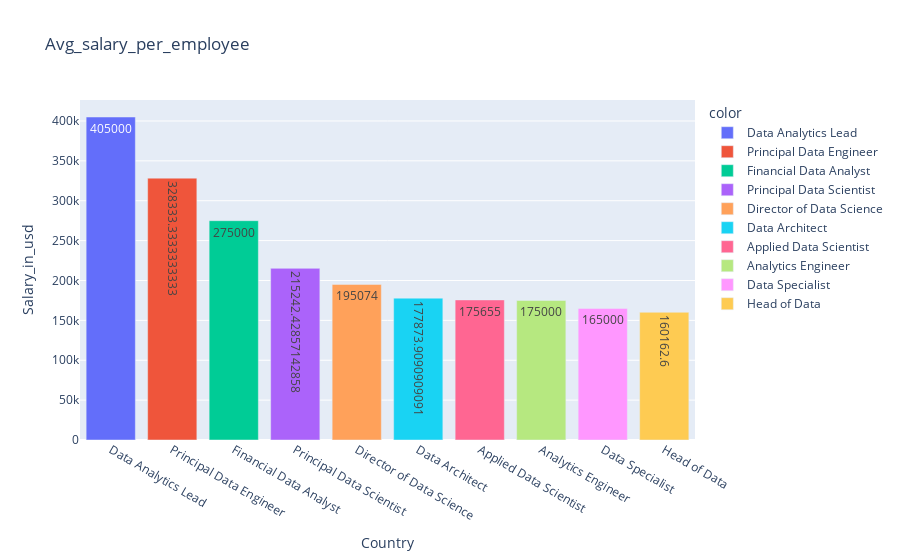

Write notebook code for a chart like this one.
### Code cell
# Determinamos el average salaries de los top 10 jobs de data science 

Avg_salaries_per_role=df.groupby(by='job_title')['salary_in_usd'].mean().sort_values(ascending=False).head(10)
fig=px.bar(x= Avg_salaries_per_role.index,
           y=  Avg_salaries_per_role.values,
           color= Avg_salaries_per_role.index,
           text= Avg_salaries_per_role.values,
           title=' Avg_salary_per_employee')
fig.update_layout(xaxis_title='Country',yaxis_title='Salary_in_usd')

### Figure 1 — Plotly figure (JSON) as saved in the notebook; plotly's stock layout.template omitted (floating-point values rounded to 4 significant figures)
{"data": [{"alignmentgroup": "True", "hovertemplate": "color=Data Analytics Lead<br>x=%{x}<br>y=%{y}<br>text=%{text}<extra></extra>", "legendgroup": "Data Analytics Lead", "marker": {"color": "#636efa", "pattern": {"shape": ""}}, "name": "Data Analytics Lead", "offsetgroup": "Data Analytics Lead", "orientation": "v", "showlegend": true, "text": [405000], "textposition": "auto", "type": "bar", "x": ["Data Analytics Lead"], "xaxis": "x", "y": [405000], "yaxis": "y"}, {"alignmentgroup": "True", "hovertemplate": "color=Principal Data Engineer<br>x=%{x}<br>y=%{y}<br>text=%{text}<extra></extra>", "legendgroup": "Principal Data Engineer", "marker": {"color": "#EF553B", "pattern": {"shape": ""}}, "name": "Principal Data Engineer", "offsetgroup": "Principal Data Engineer", "orientation": "v", "showlegend": true, "text": [328300.0], "textposition": "auto", "type": "bar", "x": ["Principal Data Engineer"], "xaxis": "x", "y": [328300.0], "yaxis": "y"}, {"alignmentgroup": "True", "hovertemplate": "color=Financial Data Analyst<br>x=%{x}<br>y=%{y}<br>text=%{text}<extra></extra>", "legendgroup": "Financial Data Analyst", "marker": {"color": "#00cc96", "pattern": {"shape": ""}}, "name": "Financial Data Analyst", "offsetgroup": "Financial Data Analyst", "orientation": "v", "showlegend": true, "text": [275000], "textposition": "auto", "type": "bar", "x": ["Financial Data Analyst"], "xaxis": "x", "y": [275000], "yaxis": "y"}, {"alignmentgroup": "True", "hovertemplate": "color=Principal Data Scientist<br>x=%{x}<br>y=%{y}<br>text=%{text}<extra></extra>", "legendgroup": "Principal Data Scientist", "marker": {"color": "#ab63fa", "pattern": {"shape": ""}}, "name": "Principal Data Scientist", "offsetgroup": "Principal Data Scientist", "orientation": "v", "showlegend": true, "text": [215200.0], "textposition": "auto", "type": "bar", "x": ["Principal Data Scientist"], "xaxis": "x", "y": [215200.0], "yaxis": "y"}, {"alignmentgroup": "True", "hovertemplate": "color=Director of Data Science<br>x=%{x}<br>y=%{y}<br>text=%{text}<extra></extra>", "legendgroup": "Director of Data Science", "marker": {"color": "#FFA15A", "pattern": {"shape": ""}}, "name": "Director of Data Science", "offsetgroup": "Director of Data Science", "orientation": "v", "showlegend": true, "text": [195074], "textposition": "auto", "type": "bar", "x": ["Director of Data Science"], "xaxis": "x", "y": [195074], "yaxis": "y"}, {"alignmentgroup": "True", "hovertemplate": "color=Data Architect<br>x=%{x}<br>y=%{y}<br>text=%{text}<extra></extra>", "legendgroup": "Data Architect", "marker": {"color": "#19d3f3", "pattern": {"shape": ""}}, "name": "Data Architect", "offsetgroup": "Data Architect", "orientation": "v", "showlegend": true, "text": [177900.0], "textposition": "auto", "type": "bar", "x": ["Data Architect"], "xaxis": "x", "y": [177900.0], "yaxis": "y"}, {"alignmentgroup": "True", "hovertemplate": "color=Applied Data Scientist<br>x=%{x}<br>y=%{y}<br>text=%{text}<extra></extra>", "legendgroup": "Applied Data Scientist", "marker": {"color": "#FF6692", "pattern": {"shape": ""}}, "name": "Applied Data Scientist", "offsetgroup": "Applied Data Scientist", "orientation": "v", "showlegend": true, "text": [175655], "textposition": "auto", "type": "bar", "x": ["Applied Data Scientist"], "xaxis": "x", "y": [175655], "yaxis": "y"}, {"alignmentgroup": "True", "hovertemplate": "color=Analytics Engineer<br>x=%{x}<br>y=%{y}<br>text=%{text}<extra></extra>", "legendgroup": "Analytics Engineer", "marker": {"color": "#B6E880", "pattern": {"shape": ""}}, "name": "Analytics Engineer", "offsetgroup": "Analytics Engineer", "orientation": "v", "showlegend": true, "text": [175000], "textposition": "auto", "type": "bar", "x": ["Analytics Engineer"], "xaxis": "x", "y": [175000], "yaxis": "y"}, {"alignmentgroup": "True", "hovertemplate": "color=Data Specialist<br>x=%{x}<br>y=%{y}<br>text=%{text}<extra></extra>", "legendgroup": "Data Specialist", "marker": {"color": "#FF97FF", "pattern": {"shape": ""}}, "name": "Data Specialist", "offsetgroup": "Data Specialist", "orientation": "v", "showlegend": true, "text": [165000], "textposition": "auto", "type": "bar", "x": ["Data Specialist"], "xaxis": "x", "y": [165000], "yaxis": "y"}, {"alignmentgroup": "True", "hovertemplate": "color=Head of Data<br>x=%{x}<br>y=%{y}<br>text=%{text}<extra></extra>", "legendgroup": "Head of Data", "marker": {"color": "#FECB52", "pattern": {"shape": ""}}, "name": "Head of Data", "offsetgroup": "Head of Data", "orientation": "v", "showlegend": true, "text": [160200.0], "textposition": "auto", "type": "bar", "x": ["Head of Data"], "xaxis": "x", "y": [160200.0], "yaxis": "y"}], "layout": {"barmode": "relative", "legend": {"title": {"text": "color"}, "tracegroupgap": 0}, "title": {"text": " Avg_salary_per_employee"}, "xaxis": {"anchor": "y", "domain": [0, 1], "title": {"text": "Country"}}, "yaxis": {"anchor": "x", "domain": [0, 1], "title": {"text": "Salary_in_usd"}}}}
